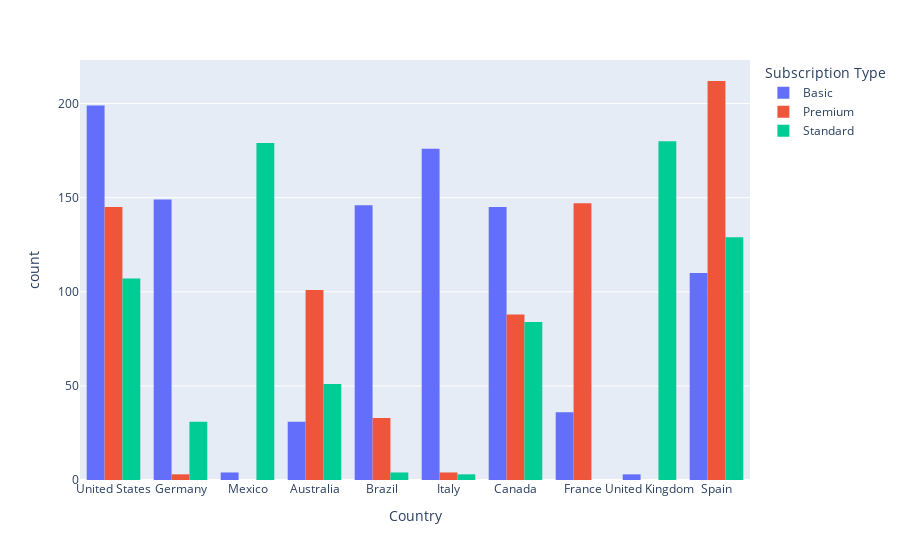

Here is the notebook cell this chart was saved with:
### Markdown cell above
##### 나라별 유형별 수익

### Code cell
px.histogram(data_df, x='Country', color='Subscription Type', barmode='group')
# 수익을 더하란 말이 없는데 어떻게 수익을 더하지?

### Figure 1 — Plotly figure (JSON) as saved in the notebook; plotly's stock layout.template omitted (floating-point values rounded to 4 significant figures; data arrays with more than 128 entries replaced by an {"elided": "..."} marker saying what was removed)
{"data": [{"alignmentgroup": "True", "bingroup": "x", "hovertemplate": "Subscription Type=Basic<br>Country=%{x}<br>count=%{y}<extra></extra>", "legendgroup": "Basic", "marker": {"color": "#636efa", "pattern": {"shape": ""}}, "name": "Basic", "offsetgroup": "Basic", "orientation": "v", "showlegend": true, "type": "histogram", "x": {"elided": "999 str values"}, "xaxis": "x", "yaxis": "y"}, {"alignmentgroup": "True", "bingroup": "x", "hovertemplate": "Subscription Type=Premium<br>Country=%{x}<br>count=%{y}<extra></extra>", "legendgroup": "Premium", "marker": {"color": "#EF553B", "pattern": {"shape": ""}}, "name": "Premium", "offsetgroup": "Premium", "orientation": "v", "showlegend": true, "type": "histogram", "x": {"elided": "733 str values"}, "xaxis": "x", "yaxis": "y"}, {"alignmentgroup": "True", "bingroup": "x", "hovertemplate": "Subscription Type=Standard<br>Country=%{x}<br>count=%{y}<extra></extra>", "legendgroup": "Standard", "marker": {"color": "#00cc96", "pattern": {"shape": ""}}, "name": "Standard", "offsetgroup": "Standard", "orientation": "v", "showlegend": true, "type": "histogram", "x": {"elided": "768 str values"}, "xaxis": "x", "yaxis": "y"}], "layout": {"barmode": "group", "legend": {"title": {"text": "Subscription Type"}, "tracegroupgap": 0}, "margin": {"t": 60}, "xaxis": {"anchor": "y", "domain": [0, 1], "title": {"text": "Country"}}, "yaxis": {"anchor": "x", "domain": [0, 1], "title": {"text": "count"}}}}
